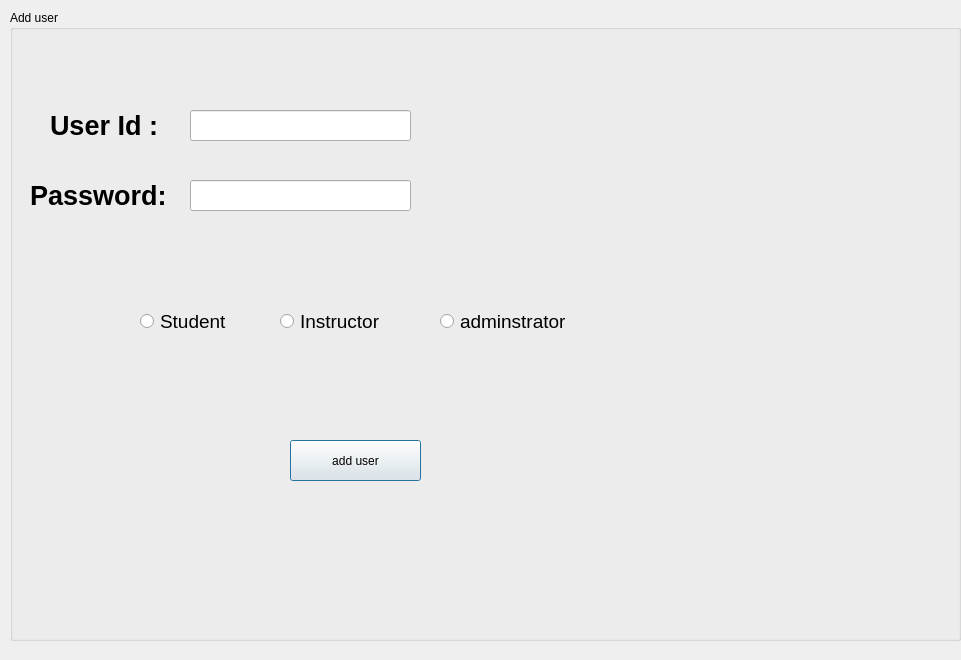
<?xml version="1.0" encoding="UTF-8"?>
<ui version="4.0">
 <class>adduser</class>
 <widget class="QDialog" name="adduser">
  <property name="geometry">
   <rect>
    <x>0</x>
    <y>0</y>
    <width>961</width>
    <height>660</height>
   </rect>
  </property>
  <property name="windowTitle">
   <string>Dialog</string>
  </property>
  <property name="autoFillBackground">
   <bool>true</bool>
  </property>
  <widget class="QGroupBox" name="groupBox">
   <property name="geometry">
    <rect>
     <x>10</x>
     <y>10</y>
     <width>951</width>
     <height>631</height>
    </rect>
   </property>
   <property name="autoFillBackground">
    <bool>false</bool>
   </property>
   <property name="title">
    <string>Add user</string>
   </property>
   <widget class="QPushButton" name="signUp_4">
    <property name="geometry">
     <rect>
      <x>280</x>
      <y>430</y>
      <width>131</width>
      <height>41</height>
     </rect>
    </property>
    <property name="text">
     <string>add user</string>
    </property>
   </widget>
   <widget class="QLabel" name="label_11">
    <property name="geometry">
     <rect>
      <x>20</x>
      <y>160</y>
      <width>161</width>
      <height>51</height>
     </rect>
    </property>
    <property name="font">
     <font>
      <pointsize>20</pointsize>
      <bold>true</bold>
     </font>
    </property>
    <property name="text">
     <string>Password:  </string>
    </property>
   </widget>
   <widget class="QRadioButton" name="student_4">
    <property name="geometry">
     <rect>
      <x>130</x>
      <y>300</y>
      <width>101</width>
      <height>22</height>
     </rect>
    </property>
    <property name="font">
     <font>
      <pointsize>14</pointsize>
     </font>
    </property>
    <property name="text">
     <string>Student</string>
    </property>
   </widget>
   <widget class="QRadioButton" name="instractur_4">
    <property name="geometry">
     <rect>
      <x>270</x>
      <y>300</y>
      <width>131</width>
      <height>22</height>
     </rect>
    </property>
    <property name="font">
     <font>
      <pointsize>14</pointsize>
     </font>
    </property>
    <property name="text">
     <string>Instructor</string>
    </property>
   </widget>
   <widget class="QRadioButton" name="admin_4">
    <property name="geometry">
     <rect>
      <x>430</x>
      <y>300</y>
      <width>161</width>
      <height>22</height>
     </rect>
    </property>
    <property name="font">
     <font>
      <pointsize>14</pointsize>
     </font>
    </property>
    <property name="text">
     <string>adminstrator</string>
    </property>
   </widget>
   <widget class="QLabel" name="label_12">
    <property name="geometry">
     <rect>
      <x>40</x>
      <y>90</y>
      <width>141</width>
      <height>51</height>
     </rect>
    </property>
    <property name="font">
     <font>
      <pointsize>20</pointsize>
      <bold>true</bold>
     </font>
    </property>
    <property name="text">
     <string>User Id : </string>
    </property>
   </widget>
   <widget class="QLineEdit" name="userId_4">
    <property name="geometry">
     <rect>
      <x>180</x>
      <y>100</y>
      <width>221</width>
      <height>31</height>
     </rect>
    </property>
    <property name="text">
     <string/>
    </property>
   </widget>
   <widget class="QLineEdit" name="password_4">
    <property name="geometry">
     <rect>
      <x>180</x>
      <y>170</y>
      <width>221</width>
      <height>31</height>
     </rect>
    </property>
    <property name="echoMode">
     <enum>QLineEdit::Password</enum>
    </property>
   </widget>
   <widget class="QLabel" name="label">
    <property name="geometry">
     <rect>
      <x>690</x>
      <y>20</y>
      <width>261</width>
      <height>631</height>
     </rect>
    </property>
    <property name="text">
     <string/>
    </property>
    <property name="pixmap">
     <pixmap>C:/Users/Yassin/Pictures/Screenshot 2024-05-25 185259.png</pixmap>
    </property>
   </widget>
   <widget class="QLabel" name="label_2">
    <property name="geometry">
     <rect>
      <x>130</x>
      <y>330</y>
      <width>101</width>
      <height>71</height>
     </rect>
    </property>
    <property name="text">
     <string/>
    </property>
    <property name="pixmap">
     <pixmap>C:/Users/Yassin/Pictures/Screenshots/Screenshot 2024-05-25 192306.png</pixmap>
    </property>
   </widget>
   <widget class="QLabel" name="label_3">
    <property name="geometry">
     <rect>
      <x>290</x>
      <y>330</y>
      <width>101</width>
      <height>71</height>
     </rect>
    </property>
    <property name="text">
     <string/>
    </property>
    <property name="pixmap">
     <pixmap>C:/Users/Yassin/Pictures/Screenshots/Screenshot 2024-05-25 192513.png</pixmap>
    </property>
   </widget>
   <widget class="QLabel" name="label_4">
    <property name="geometry">
     <rect>
      <x>480</x>
      <y>330</y>
      <width>91</width>
      <height>71</height>
     </rect>
    </property>
    <property name="text">
     <string/>
    </property>
    <property name="pixmap">
     <pixmap>C:/Users/Yassin/Pictures/Screenshots/Screenshot 2024-05-25 192930.png</pixmap>
    </property>
   </widget>
  </widget>
 </widget>
 <resources/>
 <connections/>
</ui>
